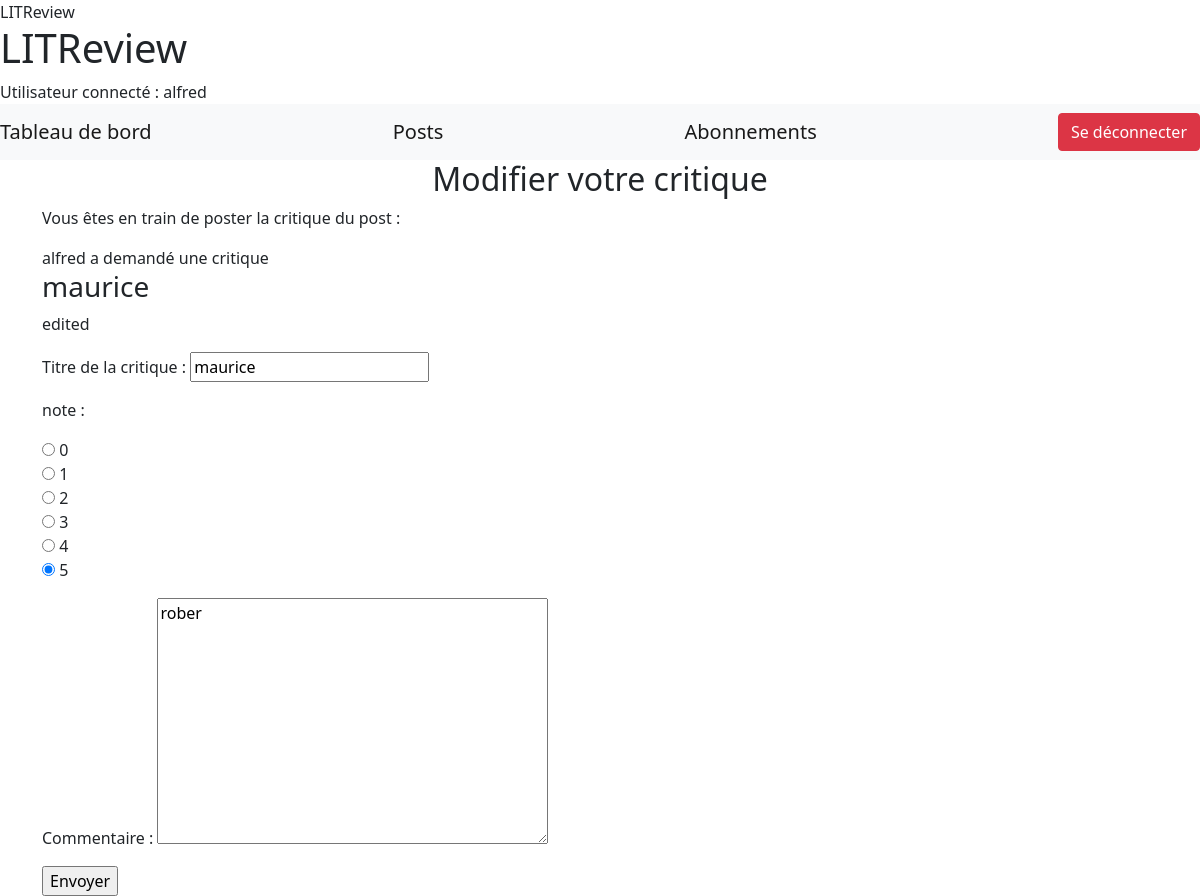
Screenshot of /tableau_de_bord/review/1/update (signed in) with the database file from the repository.
### review/models.py (models this page shows, shortened)
class Review(models.Model):
    ticket = models.ForeignKey(to=Ticket, on_delete=models.CASCADE)
    note = models.PositiveSmallIntegerField(
        validators=[MinValueValidator(0),
                    MaxValueValidator(5)],
        verbose_name='note')
    titre = models.CharField(max_length=128, verbose_name='Titre de la critique')
    content = models.TextField(max_length=8192, blank=True, verbose_name='Commentaire')
    user = models.ForeignKey(User, on_delete=models.CASCADE)
    date_creation = models.DateTimeField(auto_now_add=True)

class Ticket(models.Model):
    titre = models.CharField(max_length=128, blank=False)
    description = models.TextField(max_length=2048, blank=True)
    user = models.ForeignKey(User, on_delete=models.CASCADE)
    date_creation = models.DateTimeField(auto_now_add=True)

### review/views.py (the view)
class ReviewUpdate(LoginRequiredMixin, UserPassesTestMixin, UpdateView):
    model = Review
    form_class = FormulaireRevue
    template_name_suffix = '_update_form'
    success_url = reverse_lazy('posts')
    def test_func(self):
        review = self.get_object()
        if self.request.user == review.user:
            return True
        return False

### review/forms.py
class FormulaireRevue(forms.ModelForm):
    class Meta:
        model = Review
        fields = ['titre', 'note', 'content']
        labels = {"titre": "Titre de la critique",
                  "note": "note",
                  "content": "Commentaire"
                  }
        choix = [(0, '0'),
                 (1, '1'),
                 (2, '2'),
                 (4, '3'),
                 (4, '4'),
                 (5, '5')
                 ]
        widgets = {"note": forms.RadioSelect(choices=choix),
                   "content": forms.Textarea()
                   }

### review/templates/review/review_update_form.html (shortened to what this page needs)
{% extends "index.html" %}
{% block content %}
    <h2 style="text-align: center;">Modifier votre critique</h2>
    <form method="POST" enctype="multipart/form-data">
        <p>Vous êtes en train de poster la critique du post :
            <section >
                <div>{{review.ticket.user.username}} a demandé une critique</div>
                <h3 class="ticket__titre">{{ review.ticket.titre }}</h3>
                <p class="ticket__description">{{ review.ticket.description }}</p>
            </section>
        <section >
            <div class="form">
                {{ form.as_p }}
                <input type="submit" value="Envoyer">
            </div>
        </section>
    </form>
{% endblock content %}

### templates/index.html (shortened to what this page needs)
{% load static %}
<!DOCTYPE html>
<html lang="en">
<head>
    <link rel="stylesheet" type="text/css" href="https://cdn.jsdelivr.net/npm/bootstrap@5.1.3/dist/css/bootstrap.min.css">
    {% if titre%}
        <titre>LITReview - {{ titre }}</titre>
    {% else %}
        <titre>LITReview</titre>
    {% endif %}
</head>
<body>
    <header>
        <h1 id="maintitre">LITReview</h1>
        <nav>
        {% if user.is_authenticated %}
        <div>Utilisateur connecté : {{ user.username }}
            <div class="navbar navbar-light bg-light">
                <a class="navbar-brand" href="{% url 'tableau_de_bord'%}">Tableau de bord</a>
                <a class="navbar-brand" href="{% url 'posts'%}">Posts</a>
                <a class="navbar-brand" href="{% url 'abonnement'%}">Abonnements</a>
                <button class="btn btn-danger" onclick="location.href='{% url 'deconnexion' %}'">Se déconnecter</button>
                {% endif %}
            </div>
        </nav>
    </header>
    <div class="container">
    {% block content %}
    {% endblock content %}
    </div>
</body>
</html>

### rows the page displays
Review: ticket.user.username "alfred", ticket.titre "maurice", ticket.description "edited", titre "maurice", note "☐ 0 ☐ 1 ☐ 2 ☐ 3 ☐ 4 ☑ 5", content "rober"

### other values shown
{{ user.username }} "alfred"
